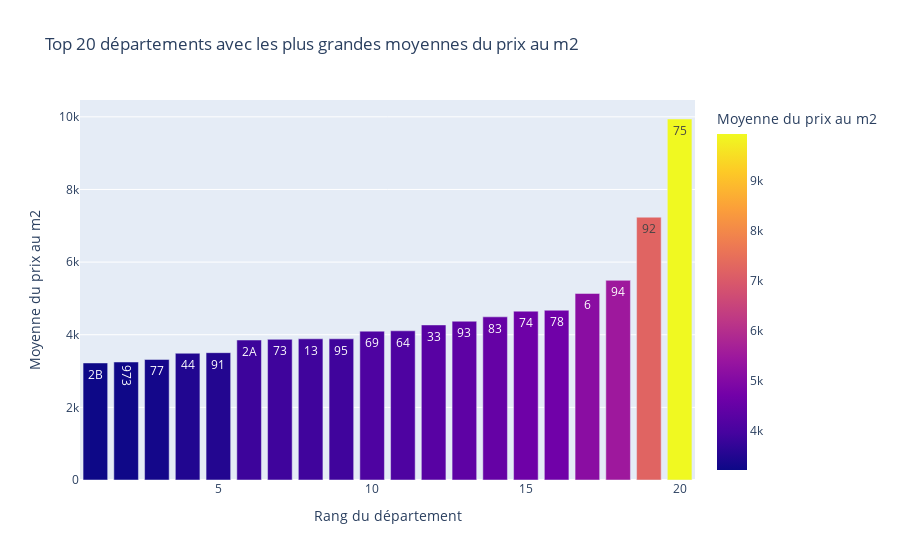

The notebook cell saved with this chart:
### Markdown cell above
#### DataViz n°6

### Code cell
grouped_df = df_2022.groupby('code_departement')['prix_au_m2'].mean().reset_index()
top20_df = grouped_df.sort_values('prix_au_m2', ascending=False).head(20)
top20_df = top20_df.sort_values('prix_au_m2', ascending=True)
top20_df['x_axis_order'] = range(1, len(top20_df) + 1)
fig = px.bar(top20_df, x='x_axis_order', y='prix_au_m2', 
             color='prix_au_m2', 
             labels={'prix_au_m2':'Moyenne du prix au m2', 
                     'x_axis_order':'Rang du département'},
             title="Top 20 départements avec les plus grandes moyennes du prix au m2")
fig.update_traces(text=top20_df['code_departement'], textposition='inside')
fig.show()

### Figure 1 — Plotly figure (JSON) as saved in the notebook; plotly's stock layout.template omitted (floating-point values rounded to 4 significant figures)
{"data": [{"alignmentgroup": "True", "hovertemplate": "Rang du département=%{x}<br>Moyenne du prix au m2=%{marker.color}<extra></extra>", "legendgroup": "", "marker": {"color": [3223.0, 3250.0, 3319.0, 3490.0, 3506.0, 3854.0, 3873.0, 3888.0, 3888.0, 4098.0, 4108.0, 4270.0, 4372.0, 4493.0, 4649.0, 4675.0, 5137.0, 5497.0, 7237.0, 9940.0], "coloraxis": "coloraxis", "pattern": {"shape": ""}}, "name": "", "offsetgroup": "", "orientation": "v", "showlegend": false, "text": ["2B", 973, 77, 44, 91, "2A", 73, 13, 95, 69, 64, 33, 93, 83, 74, 78, 6, 94, 92, 75], "textposition": "inside", "type": "bar", "x": [1, 2, 3, 4, 5, 6, 7, 8, 9, 10, 11, 12, 13, 14, 15, 16, 17, 18, 19, 20], "xaxis": "x", "y": [3223.0, 3250.0, 3319.0, 3490.0, 3506.0, 3854.0, 3873.0, 3888.0, 3888.0, 4098.0, 4108.0, 4270.0, 4372.0, 4493.0, 4649.0, 4675.0, 5137.0, 5497.0, 7237.0, 9940.0], "yaxis": "y"}], "layout": {"barmode": "relative", "coloraxis": {"colorbar": {"title": {"text": "Moyenne du prix au m2"}}, "colorscale": [[0, "#0d0887"], [0.1111, "#46039f"], [0.2222, "#7201a8"], [0.3333, "#9c179e"], [0.4444, "#bd3786"], [0.5556, "#d8576b"], [0.6667, "#ed7953"], [0.7778, "#fb9f3a"], [0.8889, "#fdca26"], [1, "#f0f921"]]}, "legend": {"tracegroupgap": 0}, "title": {"text": "Top 20 départements avec les plus grandes moyennes du prix au m2"}, "xaxis": {"anchor": "y", "domain": [0, 1], "title": {"text": "Rang du département"}}, "yaxis": {"anchor": "x", "domain": [0, 1], "title": {"text": "Moyenne du prix au m2"}}}}
